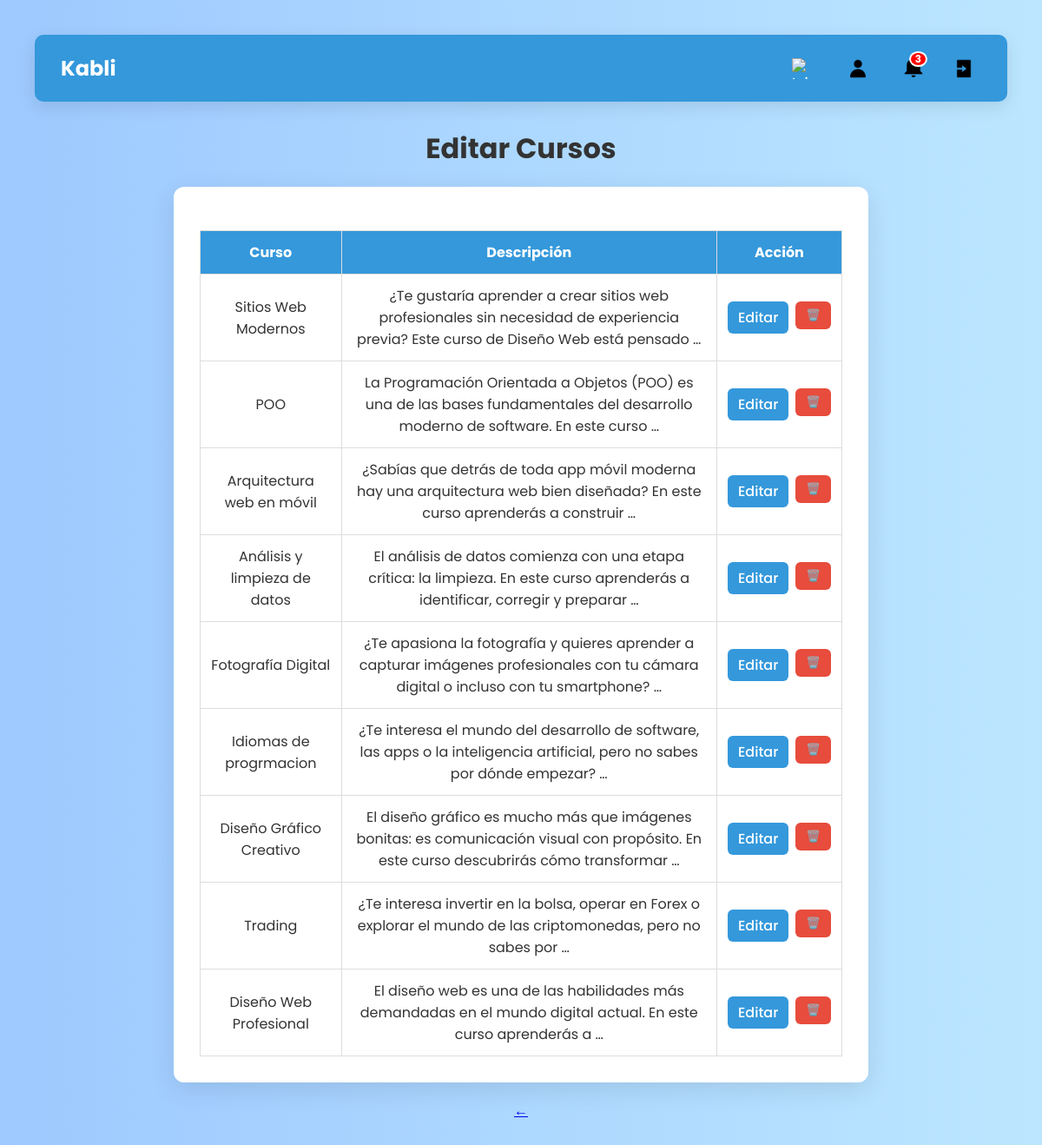
/cursos/editar/ (signed in), run on the app's committed database.
### usuarios/models.py (models this page shows, shortened)
class Curso(models.Model):
    nombre = models.CharField(max_length=100)
    descripcion = models.TextField()
    activo = models.BooleanField(default=True)
    total_unidades = models.PositiveIntegerField(default=3)
    unidades_completadas = models.PositiveIntegerField(default=0)
    imagen = models.ImageField(upload_to='cursos/', null=True, blank=True)
    total_sesiones = models.PositiveIntegerField(default=20)
    costo = models.DecimalField(max_digits=8, decimal_places=2, default=0.00)
    calificacion = models.FloatField(default=0.0)
    categoria = models.ForeignKey('Categoria', on_delete=models.SET_NULL, null=True, blank=True, related_name='cursos')

### usuarios/views.py (the view)
# urls.py: path('cursos/editar/', views.editar_cursos, name='editar_cursos'),
@login_required
def editar_cursos(request):
    cursos = Curso.objects.all()
    return render(request, 'usuarios/editar_cursos.html', {'cursos': cursos})

### usuarios/context_processors.py (called while the page is built)
def notificaciones_context(request):
    if request.user.is_authenticated:
        notificaciones = Notificacion.objects.filter(
            usuario_afectado=request.user,
            visto=False
        )
        cantidad_no_vistas = notificaciones.count()
        return {
            'notificaciones_no_vistas': cantidad_no_vistas,
            'hay_notificaciones': cantidad_no_vistas > 0,
        }
    return {
        'notificaciones_no_vistas': 0,
        'hay_notificaciones': False,
    }

### usuarios/templates/usuarios/editar_cursos.html (shortened to what this page needs)
{% extends 'usuarios/cursos.html' %}
{% load static %}
{% block content %}
  <h2>Editar Cursos</h2>
  <div class="container">
    <table>
      <thead>
        <tr>
          <th>Curso</th>
          <th>Descripción</th>
          <th>Acción</th>
        </tr>
      </thead>
      <tbody>
        {% for curso in cursos %}
        <tr>
          <td>{{ curso.nombre }}</td>
          <td>{{ curso.descripcion|truncatewords:20}}</td>
          <td>
            <div class="btn-group">
              <a href="{% url 'editar_curso' curso.id %}" class="btn-editar">Editar</a>
              <form method="POST" action="{% url 'eliminar_curso' curso.id %}" style="display:inline;">
                <button type="submit" class="btn-eliminar" onclick="return confirm('¿Estás seguro de eliminar este curso?')">🗑️</button>
              </form>
            </div>
          </td>
        </tr>
        {% empty %}
        <tr>
          <td colspan="3">No hay cursos registrados.</td>
        </tr>
        {% endfor %}
      </tbody>
    </table>
  </div>
  <div class="back-container" style="margin-top: 20px; text-align: center;">
      <a href="{% url 'gestionar_cursos' %}" class="btn-back">←</a>
    </div>
{% endblock %}

### usuarios/templates/usuarios/panel_admin.html (style rules this page uses)
* { margin: 0; padding: 0; box-sizing: border-box; font-family: 'Poppins', sans-serif; }
body { background: linear-gradient(to right, #9dc9ff, #bce6ff); min-height: 100vh; padding: 40px; transition: background 0.4s; color: #333; }
h2 { text-align: center; margin-bottom: 30px; font-size: 2rem; animation: fadeIn 0.8s ease-in-out; color: #333; }

### usuarios/templates/usuarios/editar_cursos.html (style rules this page uses)
* { margin: 0; padding: 0; box-sizing: border-box; font-family: 'Poppins', sans-serif; }
body { background: linear-gradient(to right, #9dc9ff, #bce6ff); min-height: 100vh; padding: 40px; transition: background 0.4s; }
h2 { text-align: center; margin-bottom: 20px; font-size: 2rem; }
.container { max-width: 800px; margin: 0 auto; background-color: white; padding: 30px; border-radius: 12px; box-shadow: 0 8px 30px rgba(0,0,0,0.1); animation: fadeIn 0.6s ease; }
table { width: 100%; border-collapse: collapse; margin-top: 20px; }
th, td { border: 1px solid #ddd; padding: 12px; text-align: center; }
th { background-color: #3498db; color: white; }
.btn-editar, .btn-eliminar { padding: 6px 12px; border-radius: 6px; text-decoration: none; font-weight: 500; transition: background 0.3s ease; display: inline-block; border: none; cursor: pointer; }
.btn-editar { background-color: #3498db; color: white; }
.btn-eliminar { background-color: #e74c3c; color: white; }
.btn-group { display: flex; gap: 8px; justify-content: center; }

### data on the page
Curso: nombre "Sitios Web Modernos", descripcion "¿Te gustaría aprender a crear sitios web profesionales sin necesidad de experiencia previa? Este curso de Diseño Web está pensado …"
Curso: nombre "POO", descripcion "La Programación Orientada a Objetos (POO) es una de las bases fundamentales del desarrollo moderno de software. En este curso …"
Curso: nombre "Arquitectura web en móvil", descripcion "¿Sabías que detrás de toda app móvil moderna hay una arquitectura web bien diseñada? En este curso aprenderás a construir …"
Curso: nombre "Análisis y limpieza de datos", descripcion "El análisis de datos comienza con una etapa crítica: la limpieza. En este curso aprenderás a identificar, corregir y preparar …"
Curso: nombre "Fotografía Digital", descripcion "¿Te apasiona la fotografía y quieres aprender a capturar imágenes profesionales con tu cámara digital o incluso con tu smartphone? …"
Curso: nombre "Idiomas de progrmacion", descripcion "¿Te interesa el mundo del desarrollo de software, las apps o la inteligencia artificial, pero no sabes por dónde empezar? …"
Curso: nombre "Diseño Gráfico Creativo", descripcion "El diseño gráfico es mucho más que imágenes bonitas: es comunicación visual con propósito. En este curso descubrirás cómo transformar …"
Curso: nombre "Trading", descripcion "¿Te interesa invertir en la bolsa, operar en Forex o explorar el mundo de las criptomonedas, pero no sabes por …"
Curso: nombre "Diseño Web Profesional", descripcion "El diseño web es una de las habilidades más demandadas en el mundo digital actual. En este curso aprenderás a …"

### other printed values
{{ notificaciones_no_vistas }} "3"
